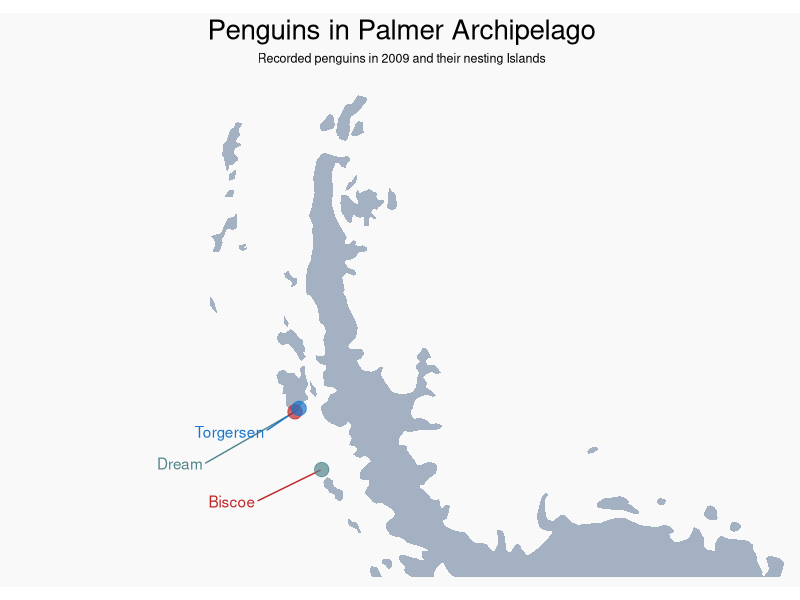

The R source for this figure: (Note: this script raises an error after producing the figure.)
### File: penguin_location_grpah.R
# Plots the location of the penguins

# Packages
library(ggplot2)
library(dbplyr)
library(tibble)
library(tidyverse)
library(ggrepel)
library(ggthemes)
library(randomForest)
library(datasets)
library(caret)

antarctica <- map_data("world", region = "Antarctica")

df_penguinloc <-
  tibble(
    island = c("Dream", "Biscoe", "Torgersen"),
    lat_y = c(-64.7333, -65.4333, -64.7666636),
    long_x = c(-64.2333, -65.5000, -64.083333)
  ) 


ggplot(antarctica, aes(long, lat, group = group)) +
  geom_polygon(fill = "#506B8E", alpha = .5) +
  coord_map("ortho", orientation = c(-90, 0, 0),
            xlim = c(-62, -59),
            ylim = c(-71, -60)) +
  geom_text_repel(df_penguinloc, mapping=aes(long_x, lat_y, label = island), 
                  group=1, color = c("#53868B", "#c02728", "#1874CD"), 
                  box.padding = 0.5,
                  nudge_y = 1,  nudge_x = -2, min.segment.length = 0) +
  geom_point(df_penguinloc, mapping=aes(
    size = 2,
    long_x, lat_y,
    group = 1, 
    colour = island),
    alpha =.7)+
  scale_color_manual(values = c("#53868B", "#c02728", "#1874CD"))+
  labs(title = "Penguins in Palmer Archipelago",
       subtitle = "Recorded penguins in 2009 and their nesting Islands") +
  theme_map() +
  theme(legend.position = "none",
        plot.title = element_text(hjust = 0.5, size = 20),
        plot.subtitle =  element_text(hjust = 0.5),
        plot.background = element_rect(fill="#f9f9f9", color = "#f9f9f9"))


data<-na.omit(penguins_lter[,2:16])
table(data$Species)
str(data)

set.seed(222)
ind <- sample(2, nrow(data), replace = TRUE, prob = c(0.7, 0.3))
train <- data[ind==1,]
test <- data[ind==2,]


rf <- randomForest(Species~., data=train, proximity=TRUE)

print(rf)
